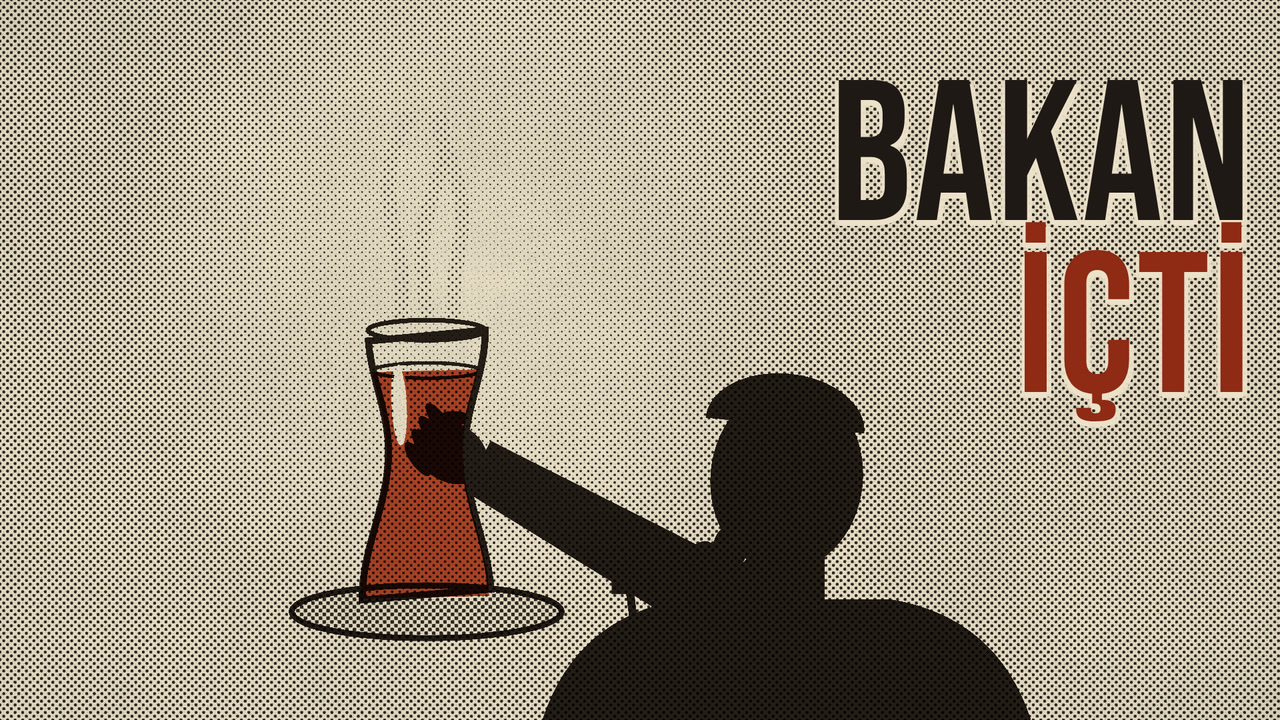
#> input picture cernobil/kapak/A.jpg, 1280 x 720 px
$ python -i test_seti.py   (imports and definitions only)
#> lines starting #> are read from the running program, lines starting #| are printed output that depends on the picture
#!/usr/bin/env python3
"""Kapak test seti: CLAUDE.md "Kapak kuralları → Test seti" maddelerini tek sayfada toplar ve ölçer.

Sayfa (<ad>_test.jpg):
  - tam boy (süre rozeti bölgesi kırmızı, yazı kutusu yeşil);
  - gerçek boyda küçültmeler: 246×138, 168×94, 120×68;
  - gri değer; odak ısı haritası (odak.py);
  - koyu ve açık mobil akış taklidi (başlık ve süre rozetiyle); TV boyu (salon ekranında bir satır).
Ölçüm (<ad>_test.txt ve ekran):
  - boyut ve dosya (1280×720, < 2 MB);
  - odak: tepe sayısı, 1. tepenin yeri, 2./1. oranı, rozete düşen pay;
  - en parlak bölge: yazı hariç en parlak %0,5 pikselin ağırlık merkezi (kural 4: en parlak nokta odaktaki nesne);
  - yazı (yalnız --yazisiz verilirse; iki kare farkından): kutu, satır sayısı, en büyük harf yüksekliği (% kare),
    sol yarıda mı, rozete binen yazı pikseli, yazı/zemin parlaklık farkı.
Araç işaret koyar, karar vermez; "kapağı kim beğenir" sorusuna cevap vermez.

Kullanım:
  python3 araclar/kapak/test_seti.py kapak/A.jpg --yazisiz kapak/A_yazisiz.jpg \
      --baslik "Gılgamış: Öleceğini Bile Bile Nasıl Yaşanır?" --sure 12:40 --cikti kapak/test
"""
import argparse, os, sys, tempfile
import numpy as np
from PIL import Image, ImageDraw, ImageFilter, ImageFont

sys.path.insert(0, os.path.dirname(os.path.abspath(__file__)))
import odak  # noqa: E402

ROZET = (1440 / 1920, 829 / 1080, 1874 / 1920, 1034 / 1080)
FONT = '/usr/share/fonts/truetype/dejavu/DejaVuSans.ttf'
FONT_B = '/usr/share/fonts/truetype/dejavu/DejaVuSans-Bold.ttf'


# [5 lines left out: function font, not called in this run]


def lum(a):
    return 0.2126 * a[..., 0] + 0.7152 * a[..., 1] + 0.0722 * a[..., 2]


# [47 lines left out: functions yazi_maskesi, yazi_olcumu, not called in this run]


def en_parlak(img, m=None):
    W, H = img.size
    L = lum(np.asarray(img.filter(ImageFilter.GaussianBlur(W / 320)), dtype=np.float64))
    if m is not None:
        L = np.where(np.asarray(Image.fromarray((m * 255).astype(np.uint8)).filter(ImageFilter.MaxFilter(9)), dtype=bool), 0, L)
    esik = np.quantile(L, .995)
    ys, xs = np.nonzero(L >= esik)
    return xs.mean() / W, ys.mean() / H, float(esik)


# [96 lines left out: functions mobil, tv, sayfa, main, not called in this run]


# [2 lines not run here, left out]

>>> from PIL import Image
>>> picture = Image.open('../../cernobil/kapak/A.jpg')
#> picture is the input picture: PIL image 1280x720 RGB; mean R, G, B 158.8, 148, 129.5
>>> result = en_parlak(picture)
#> in lum, `return 0.2126 * a[..., 0] + 0.7152 * a[..., 1] + 0.0722 * a[..., 2]`:
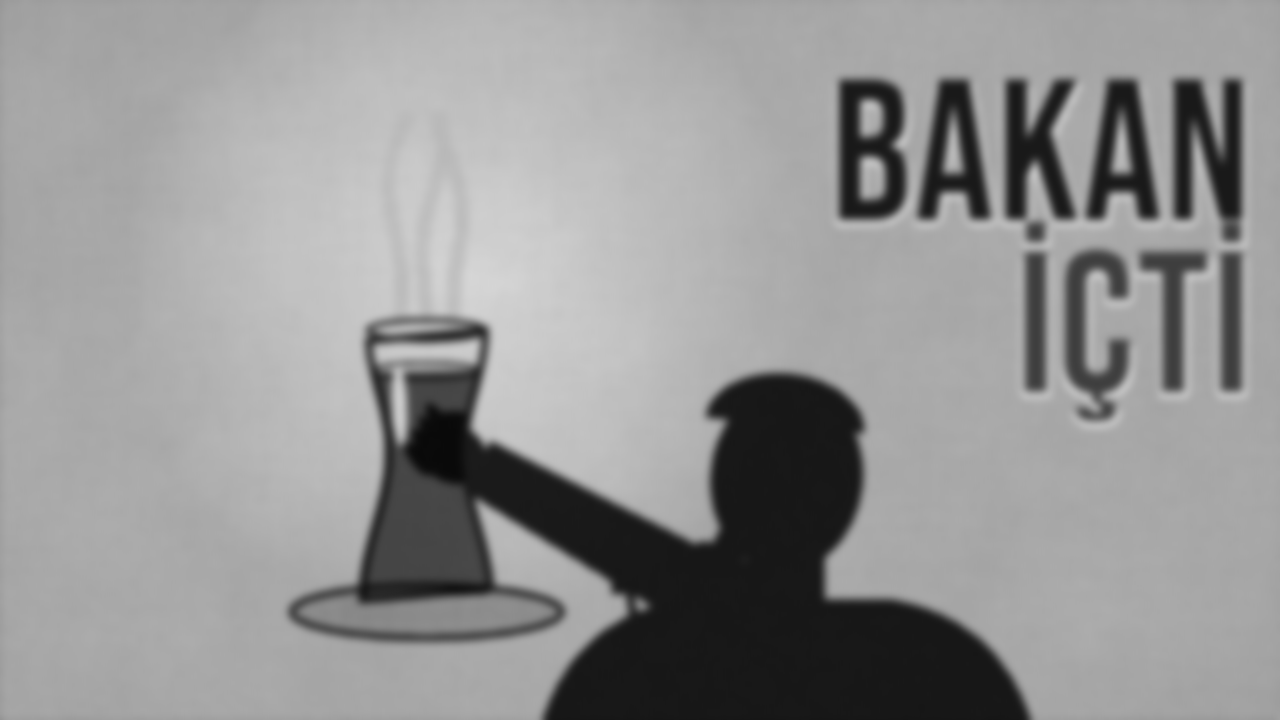
#> returned value: shape (720, 1280) float64; min 9.26, max 214.1, mean 148.9
#> in en_parlak, `esik = np.quantile(L, .995)`: esik = 206.8
#> in en_parlak, `ys, xs = np.nonzero(L >= esik)`: ys = 4610 values from 212 to 316; xs = 4610 values, max 531 at index 2262, min 433 at index 891, mean 485.9
#> result = (0.38, 0.382, 206.8)
